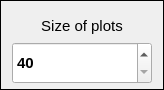
<?xml version="1.0" encoding="UTF-8"?>
<ui version="4.0">
 <class>PlotSetting</class>
 <widget class="QFrame" name="PlotSetting">
  <property name="geometry">
   <rect>
    <x>0</x>
    <y>0</y>
    <width>164</width>
    <height>90</height>
   </rect>
  </property>
  <property name="sizePolicy">
   <sizepolicy hsizetype="Fixed" vsizetype="Fixed">
    <horstretch>0</horstretch>
    <verstretch>0</verstretch>
   </sizepolicy>
  </property>
  <property name="windowTitle">
   <string>Frame</string>
  </property>
  <property name="frameShape">
   <enum>QFrame::Panel</enum>
  </property>
  <property name="frameShadow">
   <enum>QFrame::Plain</enum>
  </property>
  <layout class="QGridLayout" name="gridLayout">
   <property name="leftMargin">
    <number>5</number>
   </property>
   <property name="topMargin">
    <number>5</number>
   </property>
   <property name="rightMargin">
    <number>5</number>
   </property>
   <property name="bottomMargin">
    <number>5</number>
   </property>
   <item row="1" column="0">
    <widget class="QDoubleSpinBox" name="doubleSpinBox">
     <property name="sizePolicy">
      <sizepolicy hsizetype="Minimum" vsizetype="Expanding">
       <horstretch>0</horstretch>
       <verstretch>0</verstretch>
      </sizepolicy>
     </property>
     <property name="minimumSize">
      <size>
       <width>85</width>
       <height>40</height>
      </size>
     </property>
     <property name="font">
      <font>
       <pointsize>11</pointsize>
       <weight>75</weight>
       <bold>true</bold>
      </font>
     </property>
     <property name="decimals">
      <number>0</number>
     </property>
     <property name="minimum">
      <double>40.000000000000000</double>
     </property>
     <property name="maximum">
      <double>795.000000000000000</double>
     </property>
     <property name="singleStep">
      <double>40.000000000000000</double>
     </property>
    </widget>
   </item>
   <item row="0" column="0">
    <widget class="QLabel" name="labelTitlePlotSetting">
     <property name="sizePolicy">
      <sizepolicy hsizetype="Preferred" vsizetype="Fixed">
       <horstretch>0</horstretch>
       <verstretch>0</verstretch>
      </sizepolicy>
     </property>
     <property name="minimumSize">
      <size>
       <width>0</width>
       <height>30</height>
      </size>
     </property>
     <property name="maximumSize">
      <size>
       <width>140</width>
       <height>20</height>
      </size>
     </property>
     <property name="font">
      <font>
       <pointsize>11</pointsize>
      </font>
     </property>
     <property name="text">
      <string>Size of plots</string>
     </property>
     <property name="alignment">
      <set>Qt::AlignCenter</set>
     </property>
    </widget>
   </item>
  </layout>
 </widget>
 <resources/>
 <connections/>
</ui>
